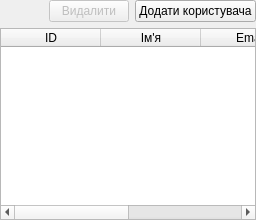
         <widget class="QWidget" name="usersPage">
          <layout class="QVBoxLayout" name="usersLayout">
           <property name="leftMargin">
            <number>0</number>
           </property>
           <property name="topMargin">
            <number>0</number>
           </property>
           <property name="rightMargin">
            <number>0</number>
           </property>
           <property name="bottomMargin">
            <number>0</number>
           </property>
           <item>
            <layout class="QHBoxLayout" name="usersButtonsLayout">
             <item>
              <spacer name="usersButtonsSpacer">
               <property name="orientation">
                <enum>Qt::Orientation::Horizontal</enum>
               </property>
               <property name="sizeHint" stdset="0">
                <size>
                 <width>40</width>
                 <height>10</height>
                </size>
               </property>
              </spacer>
             </item>
             <item>
              <widget class="QPushButton" name="btnDeleteUser">
               <property name="enabled">
                <bool>false</bool>
               </property>
               <property name="cursor">
                <cursorShape>PointingHandCursor</cursorShape>
               </property>
               <property name="text">
                <string>Видалити</string>
               </property>
              </widget>
             </item>
             <item>
              <widget class="QPushButton" name="btnAddUser">
               <property name="cursor">
                <cursorShape>PointingHandCursor</cursorShape>
               </property>
               <property name="text">
                <string>Додати користувача</string>
               </property>
              </widget>
             </item>
            </layout>
           </item>
           <item>
            <widget class="QTableWidget" name="usersTable">
             <property name="editTriggers">
              <set>QAbstractItemView::EditTrigger::NoEditTriggers</set>
             </property>
             <property name="selectionMode">
              <enum>QAbstractItemView::SelectionMode::SingleSelection</enum>
             </property>
             <property name="selectionBehavior">
              <enum>QAbstractItemView::SelectionBehavior::SelectRows</enum>
             </property>
             <property name="showGrid">
              <bool>false</bool>
             </property>
             <attribute name="horizontalHeaderHighlightSections">
              <bool>false</bool>
             </attribute>
             <attribute name="horizontalHeaderStretchLastSection">
              <bool>true</bool>
             </attribute>
             <attribute name="verticalHeaderVisible">
              <bool>false</bool>
             </attribute>
             <column>
              <property name="text">
               <string>ID</string>
              </property>
             </column>
             <column>
              <property name="text">
               <string>Ім'я</string>
              </property>
             </column>
             <column>
              <property name="text">
               <string>Email</string>
              </property>
             </column>
             <column>
              <property name="text">
               <string>Роль</string>
              </property>
             </column>
            </widget>
           </item>
          </layout>
         </widget>
